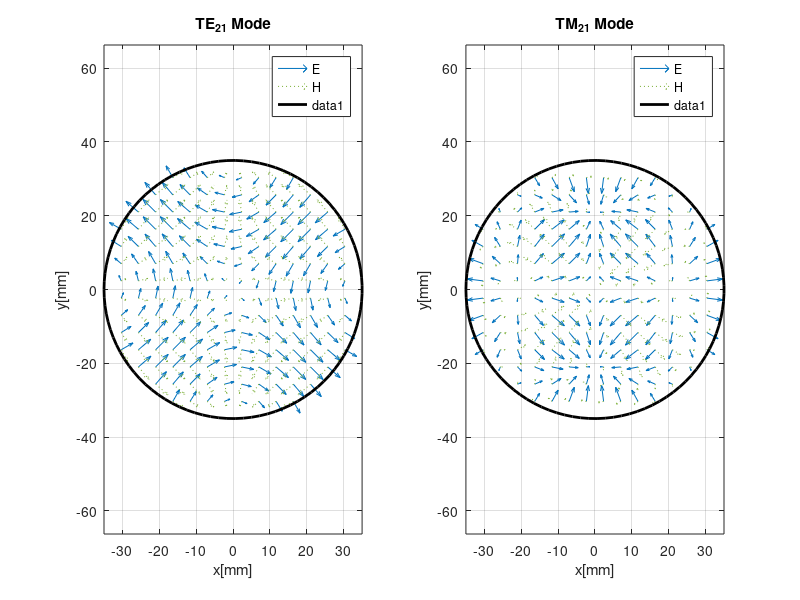
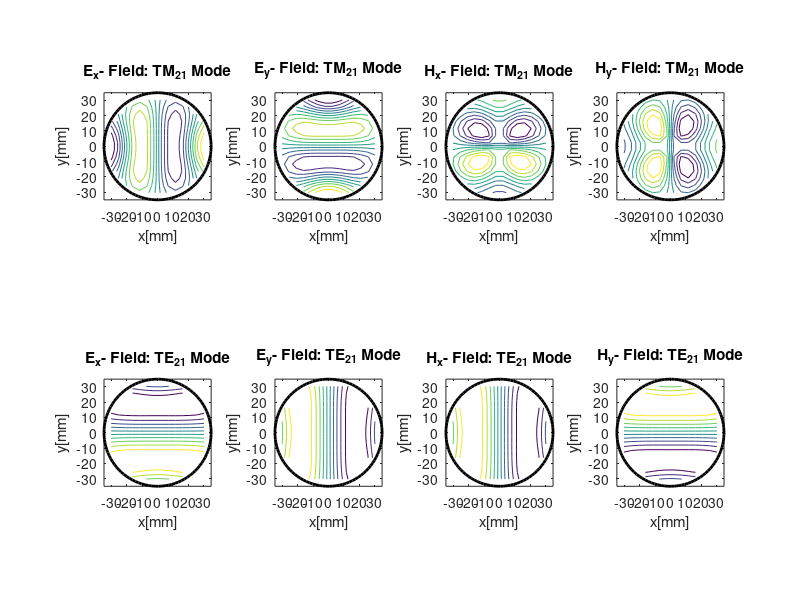
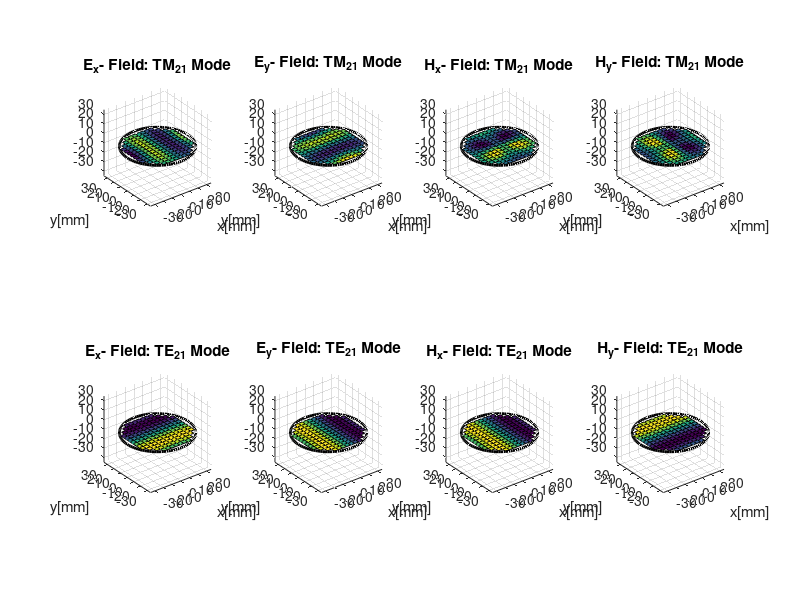

MATLAB code to generate these figures, in order:
close all;clear all;clc
a          =35; % Radius of the circular waveguide
f          = 5.63;  % 85 GHz
m          = 2;
n          = 1;
load chiPrimValue
load chiValue
velLight   = 300;  % Velocity of Light in mm/ns
eps_m      = 1 * ( m == 0 ) + 2 * ( m > 0 );
eps_n      = 1 * ( n == 0 ) + 2 * ( n > 0 );
x          = linspace(-a,a,16);
y          = linspace(-a,a,16);
[X,Y]      = meshgrid(x,y);
[phi, rho] = cart2pol(X,Y);
theta      = linspace(-pi,pi);
xCirc      = a * cos(theta);
yCirc      = a * sin(theta);

%-- Chi, Chi', Jm and Jm'
chi_m_n   = chiValue(m+1,n);
chiPr_m_n = chiPrimValue(m+1,n);
J         = @(m,in)( besselj( m , in ) );
J_Prime   = @(m,in)( (J( m-1 , in ) - J( m+1 , in ))/2  );

%-- For TE Modes

k0 = 2 * pi * f / velLight;
kt_TE = chiPr_m_n / a;
kz_TE = sqrt( k0^2 - kt_TE^2 );
fc_TE = kt_TE / ( 2 * pi) * velLight;
psi_m_n  =   sqrt( eps_m / pi ) * ( chiPr_m_n /(sqrt(chiPr_m_n)^2 - m^2))            * J(m,chiPr_m_n*rho/a) / ( a * J(m,chiPr_m_n) )       .* cos( m * phi );

eRho_TE  =   sqrt( eps_m / pi ) * ( J(m,chiPr_m_n*rho/a) /(sqrt(chiPr_m_n)^2 - m^2)) * m ./ ( rho * J(m,chiPr_m_n) )                       .* sin( m * phi );
ePhi_TE  =   sqrt( eps_m / pi ) * ( chiPr_m_n /(sqrt(chiPr_m_n)^2 - m^2))            * J_Prime(m,chiPr_m_n*rho/a) / ( a * J(m,chiPr_m_n) ) .* cos( m * phi );
ez       =   repmat(0,size(ePhi_TE));
hRho_TE  = - sqrt( eps_m / pi ) * chiPr_m_n/(sqrt((chiPr_m_n)^2-m^2)) * J_Prime(m,chiPr_m_n*rho/a)./(a*J(m,chiPr_m_n)) .* cos( m * phi );
hPhi_TE  =   sqrt( eps_m / pi ) * m/(sqrt((chiPr_m_n)^2-m^2))         * J(m,chiPr_m_n*rho/a)./(rho*J(m,chiPr_m_n))     .* sin( m * phi );
hz       = -1j *(kt_TE/kz_TE) * psi_m_n;
%-- Transformation from Cylindrical to Cartesian
Ex_TE = eRho_TE .* cos(phi) - ePhi_TE .* sin(phi);
Ey_TE = eRho_TE .* sin(phi) + ePhi_TE .* cos(phi);
Hx_TE = hRho_TE .* cos(phi) - hPhi_TE .* sin(phi);
Hy_TE = hRho_TE .* sin(phi) + hPhi_TE .* cos(phi);
%-- Field should be zero outside the circular waveguide
Ex_TE(rho>a) = NaN;
Ey_TE(rho>a) = NaN;
Hx_TE(rho>a) = NaN;
Hy_TE(rho>a) = NaN;

%-- For TM Modes
kt_TM = chi_m_n / a;
fc_TM = kt_TM / ( 2 * pi) * velLight;

phi_m_n  =    sqrt( eps_m / pi ) * ( J(m,chi_m_n*rho/a) /(a*J(m+1,chi_m_n)) )                        .* cos( m * phi );

eRho_TM  =   - sqrt( eps_m / pi ) * ( J_Prime(m,chi_m_n*rho/a) /(a*J(m+1,chi_m_n)))                   .* cos( m * phi );
ePhi_TM  =    sqrt( eps_m / pi ) * ( m / chi_m_n) * J(m,chi_m_n*rho/a) ./ ( rho * J(m+1,chi_m_n) ) .* sin( m * phi );

hRho_TM  =  - sqrt( eps_m / pi ) * ( J(m,chi_m_n*rho/a) ./(rho*J(m+1,chi_m_n)))                      .* sin( m * phi );
hPhi_TM  =  - sqrt( eps_m / pi ) * J_Prime(m,chi_m_n*rho/a) ./ ( a * J(m+1,chi_m_n) )                .* cos( m * phi );
%-- Transformation from Cylindrical to Cartesian
Ex_TM = eRho_TM .* cos(phi) - ePhi_TM .* sin(phi);
Ey_TM = eRho_TM .* sin(phi) + ePhi_TM .* cos(phi);
Hx_TM = hRho_TM .* cos(phi) - hPhi_TM .* sin(phi);
Hy_TM = hRho_TM .* sin(phi) + hPhi_TM .* cos(phi);
%-- Field should be zero outside the circular waveguide
Ex_TM(rho>a) = NaN;
Ey_TM(rho>a) = NaN;
Hx_TM(rho>a) = NaN;
Hy_TM(rho>a) = NaN;

X(rho>a) = NaN;
Y(rho>a) = NaN;
%-- quiver Plot
subplot(1,2,1);
quiver(X,Y,Ex_TE,Ey_TE,'-');hold on;axis equal
quiver(X,Y,Hx_TE,Hy_TE,':');hold on;axis equal
grid on
hold on;axis equal
legend('E','H');
plot(xCirc,yCirc,'LineWidth',2,'Color','k');hold on;
title(['TE_{' num2str(m) num2str(n) '} Mode']);
xlabel('x[mm]');ylabel('y[mm]');

subplot(1,2,2);
quiver(X,Y,Ex_TM,Ey_TM,'-');hold on;
quiver(X,Y,Hx_TM,Hy_TM,':');hold on;axis equal
grid on
hold on;axis equal
legend('E','H');
plot(xCirc,yCirc,'LineWidth',2,'Color','k');hold on;
title(['TM_{' num2str(m) num2str(n) '} Mode']);
xlabel('x[mm]');ylabel('y[mm]');
% set(gcf,'Units','Normalized','Position',[0 0 1 1]);

%-- contour Plot
figure
subplot(2,4,1),contour(x,y,Ex_TM,'-');hold on;xlabel('x[mm]');ylabel('y[mm]');title(['E_x- Field: TM_{' num2str(m) num2str(n) '} Mode']);plot(xCirc,yCirc,'LineWidth',2,'Color','k');axis equal
subplot(2,4,2),contour(x,y,Ey_TM,'-');hold on;xlabel('x[mm]');ylabel('y[mm]');title(['E_y- Field: TM_{' num2str(m) num2str(n) '} Mode']);plot(xCirc,yCirc,'LineWidth',2,'Color','k');axis equal
subplot(2,4,3),contour(x,y,Hx_TM,'-');hold on;xlabel('x[mm]');ylabel('y[mm]');title(['H_x- Field: TM_{' num2str(m) num2str(n) '} Mode']);plot(xCirc,yCirc,'LineWidth',2,'Color','k');axis equal
subplot(2,4,4),contour(x,y,Hy_TM,'-');hold on;xlabel('x[mm]');ylabel('y[mm]');title(['H_y- Field: TM_{' num2str(m) num2str(n) '} Mode']);plot(xCirc,yCirc,'LineWidth',2,'Color','k');axis equal

subplot(2,4,5),contour(x,y,Ex_TE,'-');hold on;xlabel('x[mm]');ylabel('y[mm]');title(['E_x- Field: TE_{' num2str(m) num2str(n) '} Mode']);plot(xCirc,yCirc,'LineWidth',2,'Color','k');axis equal
subplot(2,4,6),contour(x,y,Ey_TE,'-');hold on;xlabel('x[mm]');ylabel('y[mm]');title(['E_y- Field: TE_{' num2str(m) num2str(n) '} Mode']);plot(xCirc,yCirc,'LineWidth',2,'Color','k');axis equal
subplot(2,4,7),contour(x,y,Hx_TE,'-');hold on;xlabel('x[mm]');ylabel('y[mm]');title(['H_x- Field: TE_{' num2str(m) num2str(n) '} Mode']);plot(xCirc,yCirc,'LineWidth',2,'Color','k');axis equal
subplot(2,4,8),contour(x,y,Hy_TE,'-');hold on;xlabel('x[mm]');ylabel('y[mm]');title(['H_y- Field: TE_{' num2str(m) num2str(n) '} Mode']);plot(xCirc,yCirc,'LineWidth',2,'Color','k');axis equal
% set(gcf,'Units','Normalized','Position',[0 0 1 1 ]);

%-- surf Plot
figure
subplot(2,4,1),surf(x,y,Ex_TM);hold on;xlabel('x[mm]');ylabel('y[mm]');title(['E_x- Field: TM_{' num2str(m) num2str(n) '} Mode']);plot(xCirc,yCirc,'LineWidth',2,'Color','k');axis equal
subplot(2,4,2),surf(x,y,Ey_TM);hold on;xlabel('x[mm]');ylabel('y[mm]');title(['E_y- Field: TM_{' num2str(m) num2str(n) '} Mode']);plot(xCirc,yCirc,'LineWidth',2,'Color','k');axis equal
subplot(2,4,3),surf(x,y,Hx_TM);hold on;xlabel('x[mm]');ylabel('y[mm]');title(['H_x- Field: TM_{' num2str(m) num2str(n) '} Mode']);plot(xCirc,yCirc,'LineWidth',2,'Color','k');axis equal
subplot(2,4,4),surf(x,y,Hy_TM);hold on;xlabel('x[mm]');ylabel('y[mm]');title(['H_y- Field: TM_{' num2str(m) num2str(n) '} Mode']);plot(xCirc,yCirc,'LineWidth',2,'Color','k');axis equal

subplot(2,4,5),surf(x,y,Ex_TE);hold on;xlabel('x[mm]');ylabel('y[mm]');title(['E_x- Field: TE_{' num2str(m) num2str(n) '} Mode']);plot(xCirc,yCirc,'LineWidth',2,'Color','k');axis equal
subplot(2,4,6),surf(x,y,Ey_TE);hold on;xlabel('x[mm]');ylabel('y[mm]');title(['E_y- Field: TE_{' num2str(m) num2str(n) '} Mode']);plot(xCirc,yCirc,'LineWidth',2,'Color','k');axis equal
subplot(2,4,7),surf(x,y,Hx_TE);hold on;xlabel('x[mm]');ylabel('y[mm]');title(['H_x- Field: TE_{' num2str(m) num2str(n) '} Mode']);plot(xCirc,yCirc,'LineWidth',2,'Color','k');axis equal
subplot(2,4,8),surf(x,y,Hy_TE);hold on;xlabel('x[mm]');ylabel('y[mm]');title(['H_y- Field: TE_{' num2str(m) num2str(n) '} Mode']);plot(xCirc,yCirc,'LineWidth',2,'Color','k');axis equal
% set(gcf,'Units','Normalized','Position',[0 0 1 1 ]);
